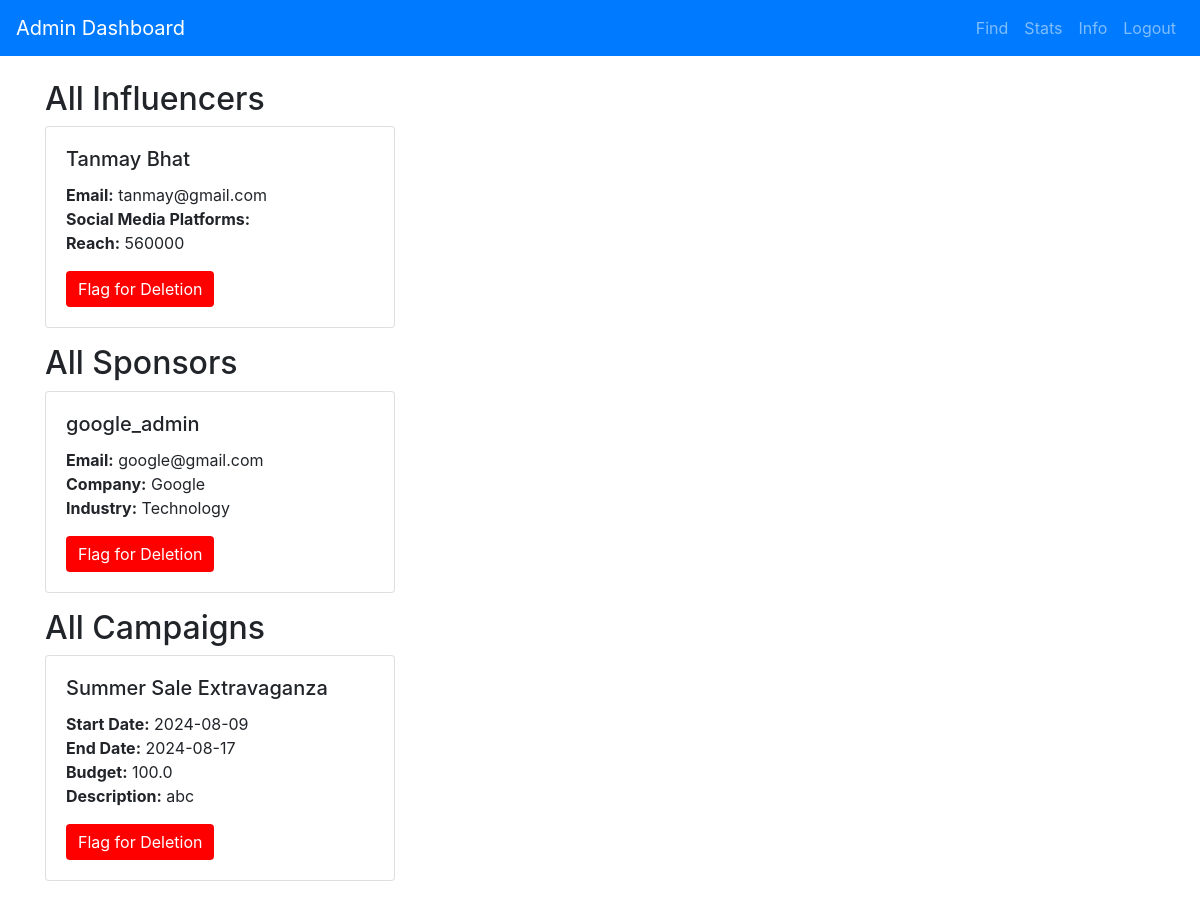
Screenshot of /find_all with the database file from the repository.
### backend/models.py (models this page shows)
class Influencer(db.Model):
    __tablename__ = 'influencer'
    id = db.Column(db.Integer, primary_key=True)
    name = db.Column(db.String(100), nullable=False)
    email = db.Column(db.String(150), nullable=False)
    profile_picture = db.Column(db.String(150), nullable=True)
    niche = db.Column(db.String(50), nullable=False)
    reach = db.Column(db.Integer, nullable=False)
    user_id = db.Column(db.Integer, db.ForeignKey('user.id'), nullable=False)
    platform = db.Column(db.String(150), nullable=False)  # This will store the social media platforms as a comma-separated string
    flagged = db.Column(db.Boolean, default=False)
    user = db.relationship('User', backref='influencer_user', uselist=False)

class Sponsor(db.Model):
    __tablename__ = 'sponsor'
    id = db.Column(db.Integer, primary_key=True)
    name = db.Column(db.String(100), nullable=False)
    email = db.Column(db.String(150), nullable=False)
    company = db.Column(db.String(100), nullable=False)
    industry = db.Column(db.String(100), nullable=False)
    user_id = db.Column(db.Integer, db.ForeignKey('user.id'), nullable=False)
    user = db.relationship('User', backref='sponsor_user', uselist=False)

class Campaign(db.Model):
    __tablename__ = 'campaign'
    id = db.Column(db.Integer, primary_key=True)
    name = db.Column(db.String(100), nullable=False)
    description = db.Column(db.Text, nullable=False)
    start_date = db.Column(db.Date, nullable=False)
    end_date = db.Column(db.Date, nullable=False)
    budget = db.Column(db.Float, nullable=False)
    visibility = db.Column(db.String(10), nullable=False)  # public, private
    goals = db.Column(db.Text, nullable=False)
    niche = db.Column(db.String(50), nullable=False)
    status = db.Column(db.String(10), nullable=False)
    flagged = db.Column(db.Boolean, default=False, nullable=False)
    user_id = db.Column(db.Integer, db.ForeignKey('user.id'), nullable=False)
    ad_requests = db.relationship('AdRequest', backref='campaigns_ad_requests', cascade="all, delete-orphan")
    campaign_requests = db.relationship('CampaignRequest', backref='campaign_campaign_requests', cascade="all, delete-orphan")

### backend/controller.py (the view)
@app.route('/find_all')
def find_all():
    influencers = Influencer.query.all()
    sponsors = Sponsor.query.all()
    campaigns = Campaign.query.all()
    return render_template('find_all.html', influencers=influencers, sponsors=sponsors, campaigns=campaigns)

### templates/find_all.html (shortened to what this page needs)
<!DOCTYPE html>
<html lang="en">
<head>
    <link href="https://stackpath.bootstrapcdn.com/bootstrap/4.5.2/css/bootstrap.min.css" rel="stylesheet">
</head>
<body>
<nav class="navbar navbar-expand-lg navbar-dark bg-primary">
    <a class="navbar-brand" href="{{ url_for('admin_dashboard') }}">Admin Dashboard</a>
    <div class="collapse navbar-collapse">
        <ul class="navbar-nav ml-auto">
            <li class="nav-item">
                <a class="nav-link" href="{{ url_for('find_all') }}">Find</a>
            </li>
            <li class="nav-item">
                <a class="nav-link" href="{{ url_for('stats') }}">Stats</a>
            </li>
            <li class="nav-item">
                <a class="nav-link" href="{{ url_for('info') }}">Info</a>
            </li>
            <li class="nav-item">
                <a class="nav-link" href="{{ url_for('logout') }}">Logout</a>
            </li>
        </ul>
    </div>
</nav>
<div class="container mt-4">
    <h2>All Influencers</h2>
    <div class="row">
        {% for influencer in influencers %}
            <div class="col-md-4 mb-3">
                <div class="card">
                    <div class="card-body">
                        <h5 class="card-title">{{ influencer.name }}</h5>
                        <p class="card-text">
                            <strong>Email:</strong> {{ influencer.email }}<br>
                            <strong>Social Media Platforms:</strong> {{ influencer.social_media_platforms }}<br>
                            <strong>Reach:</strong> {{ influencer.reach }}<br>
                        </p>
                        <form action="{{ url_for('delete_record', record_type='influencer', record_id=influencer.id) }}" method="post">
                            <button type="submit" class="btn flag-btn">Flag for Deletion</button>
                        </form>
                    </div>
                </div>
            </div>
        {% endfor %}
    </div>
    <h2>All Sponsors</h2>
    <div class="row">
        {% for sponsor in sponsors %}
            <div class="col-md-4 mb-3">
                <div class="card">
                    <div class="card-body">
                        <h5 class="card-title">{{ sponsor.name }}</h5>
                        <p class="card-text">
                            <strong>Email:</strong> {{ sponsor.email }}<br>
                            <strong>Company:</strong> {{ sponsor.company }}<br>
                            <strong>Industry:</strong> {{ sponsor.industry }}<br>
                        </p>
                        <form action="{{ url_for('delete_record', record_type='sponsor', record_id=sponsor.id) }}" method="post">
                            <button type="submit" class="btn flag-btn">Flag for Deletion</button>
                        </form>
                    </div>
                </div>
            </div>
        {% endfor %}
    </div>
    <h2>All Campaigns</h2>
    <div class="row">
        {% for campaign in campaigns %}
            <div class="col-md-4 mb-3">
                <div class="card">
                    <div class="card-body">
                        <h5 class="card-title">{{ campaign.name }}</h5>
                        <p class="card-text">
                            <strong>Start Date:</strong> {{ campaign.start_date }}<br>
                            <strong>End Date:</strong> {{ campaign.end_date }}<br>
                            <strong>Budget:</strong> {{ campaign.budget }}<br>
                            <strong>Description:</strong> {{ campaign.description }}<br>
                        </p>
                        <form action="{{ url_for('delete_record', record_type='campaign', record_id=campaign.id) }}" method="post">
                            <button type="submit" class="btn flag-btn">Flag for Deletion</button>
                        </form>
                    </div>
                </div>
            </div>
        {% endfor %}
    </div>
</div>
</body>
</html>

### templates/find_all.html (style rules this page uses)
.flag-btn { background-color: red; color: white; border: none; cursor: pointer; }

### rows the page displays
Influencer: name "Tanmay Bhat", email "tanmay@gmail.com", reach "560000"
Sponsor: name "google_admin", email "google@gmail.com", company "Google", industry "Technology"
Campaign: name "Summer Sale Extravaganza", start_date "2024-08-09", end_date "2024-08-17", budget "100.0", description "abc"
